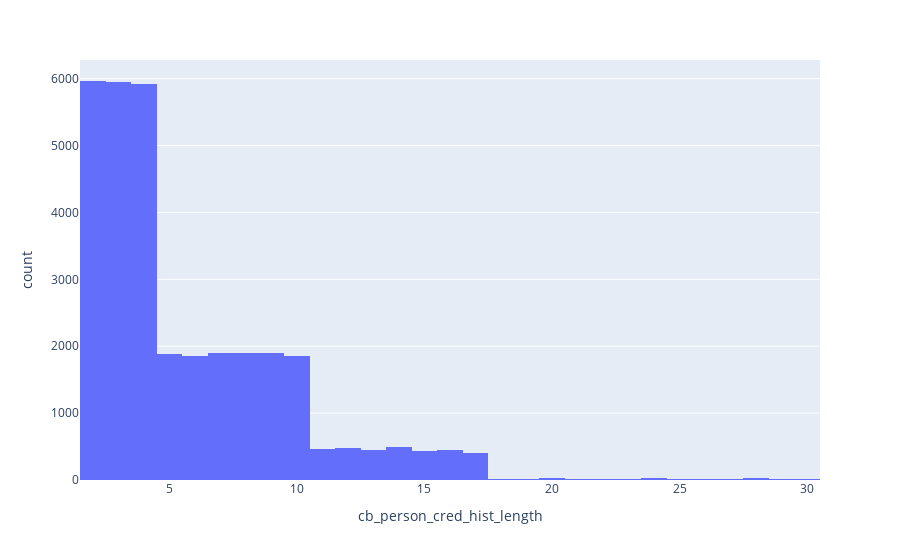

Notebook source saved alongside this figure:
### Code cell
pl.histogram(data_frame=credit_pd_df, x=credit_pd_df['cb_person_cred_hist_length'])

### Figure 1 — Plotly figure (JSON) as saved in the notebook; plotly's stock layout.template omitted (floating-point values rounded to 4 significant figures; data arrays with more than 128 entries replaced by an {"elided": "..."} marker saying what was removed)
{"data": [{"alignmentgroup": "True", "bingroup": "x", "hovertemplate": "cb_person_cred_hist_length=%{x}<br>count=%{y}<extra></extra>", "legendgroup": "", "marker": {"color": "#636efa", "pattern": {"shape": ""}}, "name": "", "offsetgroup": "", "orientation": "v", "showlegend": false, "type": "histogram", "x": {"elided": "32581 int values"}, "xaxis": "x", "yaxis": "y"}], "layout": {"barmode": "relative", "legend": {"tracegroupgap": 0}, "margin": {"t": 60}, "xaxis": {"anchor": "y", "domain": [0, 1], "title": {"text": "cb_person_cred_hist_length"}}, "yaxis": {"anchor": "x", "domain": [0, 1], "title": {"text": "count"}}}}
